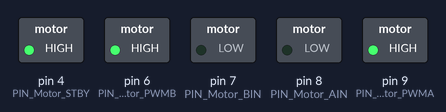
The sketch below on a simulated Arduino Uno, built with avr-gcc and run on an emulated ATmega328P. Shown: switched loads named in the sketch (green lamp = pin HIGH). What the sketch prints to the serial monitor is not drawn.

Above: at 0.1 s.
At 1.6 s:
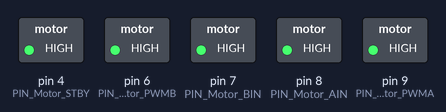
At 2.6 s:
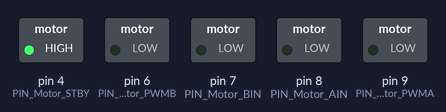
Timing chart, 0 to 4.1 s (numbered marks = the images above):
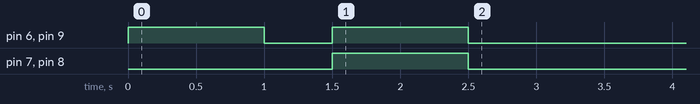

The sketch:

OwlBot_Code.ino
```cpp
//THIS ONE WORKS: motor type TB6612


/*
 * @Description: In User Settings Edit
 * @Author: HOU Changhua
 * @Date: 2019-07-10 16:46:17
 * @LastEditTime: 2019-10-14 17:54:21
 * @LastEditors: Please set LastEditors
 */


#include "ApplicationFunctionSet_xxx0.h"

ApplicationFunctionSet Application_FunctionSet;

/*
  Forward,       //(0)
  Backward,      //(1)
  Left,          //(2)
  Right,         //(3)
  LeftForward,   //(4)
  LeftBackward,  //(5)
  RightForward,  //(6)
  RightBackward, //(7)
  stop_it        //(8)
*/
void move(int dir, int spd) {
  Application_FunctionSet.move(dir, spd);
}
void forward(int spd){
  move(0, spd);
}
void back(int spd){
  move(1,spd);
}
void left(int spd){
  move(2,spd);
}
void right(int spd){
  move(3,spd);
}
void lForward(int spd){
  move(4,spd);
}
void lBack(int spd){
  move(5,spd);
}
void rForward(int spd){
  move(6,spd);
}
void rBack(int spd){
  move(7,spd);
}
void stop(){
  move(8, 0);
}


void setup()
{
  // put your setup code here, to run once:
  Application_FunctionSet.ApplicationFunctionSet_Init();
  forward(255); delay(1000); // goes forward at speed 255 for 1 second. Delay is in ms.

  stop(); delay(500);

  back(255); delay(1000);

  stop();

}

void loop()
{
  //put your main code here, to run repeatedly:
  //Application_FunctionSet.Test();
  //Application_FunctionSet.ApplicationFunctionSet_OwlBotMotionControl(1,200);
}
```

ApplicationFunctionSet_xxx0.cpp
```cpp
/*
   @Description: Application Function Set
   @Author: HOU Changhua
   @Date: 2019-07-12 18:30:51
   @LastEditTime: 2019-10-14 18:10:30
   @LastEditors: Please set LastEditors
*/

#include "ApplicationFunctionSet_xxx0.h"
#include "DeviceDriverSet_xxx0.h"

/*Hardware device member object*/
DeviceDriverSet_Motor AppMotor;

/*Motion direction control sequence*/
enum OwlBotMotionControl
{
  Forward,       //(1)
  Backward,      //(2)
  Left,          //(3)
  Right,         //(4)
  LeftForward,   //(5)
  LeftBackward,  //(6)
  RightForward,  //(7)
  RightBackward, //(8)
  stop_it        //(9)
};            //direction

void ApplicationFunctionSet::ApplicationFunctionSet_Init(void)
{
  Serial.begin(9600);
  AppMotor.DeviceDriverSet_Motor_Init();
  Serial.println("Hello World");
}

/*
  --------------------------------------------------------------------------------------------------------------------------------------------------------------------------------------------------------------------------------------
  @ Function prototype:   static void ApplicationFunctionSet_OwlBotMotionControl(OwlBotMotionControl direction, uint8_t speed)
  @ Functional function:  Owl Car motion state control
  @ Input parameters:     1# direction:Forward（1）、Backward（2）、 LeftForward（3）、RightForward（4）、LeftBackward（5）、RightBackward（6）、stop_it（6）
                        2# speed(0--255)
  @ Output parameters:    none
  @ Other Notes:          This is the static method of the applicationfunctionset layer < call the hardware driver layer devicedriverset > Motor > control interface implementation >
  $ Shenzhen, China:Elegoo & HOU Changhua & 2019-09
  --------------------------------------------------------------------------------------------------------------------------------------------------------------------------------------------------------------------------------------
*/
static void ApplicationFunctionSet_OwlBotMotionControl(OwlBotMotionControl direction, uint8_t speed)
{
  ApplicationFunctionSet Application_FunctionSet;
  switch (direction)
  {
    case /* constant-expression */ Forward:
      /* code */
      AppMotor.DeviceDriverSet_Motor_control(/*direction_A*/ direction_just, /*speed_A*/ speed,
          /*direction_B*/ direction_just, /*speed_B*/ speed, /*controlED*/ control_enable); //Motor control
      break;
    case /* constant-expression */ Backward:
      /* code */
      AppMotor.DeviceDriverSet_Motor_control(/*direction_A*/ direction_back, /*speed_A*/ speed,
          /*direction_B*/ direction_back, /*speed_B*/ speed, /*controlED*/ control_enable); //Motor control
      break;
    case /* constant-expression */ LeftForward:
      /* code */
      AppMotor.DeviceDriverSet_Motor_control(/*direction_A*/ direction_just, /*speed_A*/ speed,
          /*direction_B*/ direction_just, /*speed_B*/ speed- 130, /*controlED*/ control_enable); //Motor control
      break;
    case /* constant-expression */ RightForward:
      /* code */
      AppMotor.DeviceDriverSet_Motor_control(/*direction_A*/ direction_just, /*speed_A*/ speed- 130,
          /*direction_B*/ direction_just, /*speed_B*/ speed, /*controlED*/ control_enable); //Motor control
      break;
    case /* constant-expression */ LeftBackward:
      /* code */
      AppMotor.DeviceDriverSet_Motor_control(/*direction_A*/ direction_back, /*speed_A*/ speed,
                                           /*direction_B*/ direction_back, /*speed_B*/ speed - 130, /*controlED*/ control_enable); //Motor control
      break;
    case /* constant-expression */ RightBackward:
      /* code */
       AppMotor.DeviceDriverSet_Motor_control(/*direction_A*/ direction_back, /*speed_A*/ speed - 130,
                                           /*direction_B*/ direction_back, /*speed_B*/ speed, /*controlED*/ control_enable); //Motor control
      break;
    case /* constant-expression */ stop_it:
      /* code */
      AppMotor.DeviceDriverSet_Motor_control(/*direction_A*/ direction_void, /*speed_A*/ 0,
          /*direction_B*/ direction_void, /*speed_B*/ 0, /*controlED*/ control_enable); //Motor control
      break;
    default:
      break;
  }
}

void ApplicationFunctionSet::move(int dir, int spd){
  ApplicationFunctionSet_OwlBotMotionControl(dir, spd);
}


void ApplicationFunctionSet::Test(void)
{
  for(int i=0;i<=stop_it;i++)
{
  move(i, 255);
   delay(1000);
}
//  ApplicationFunctionSet_OwlBotMotionControl(Forward, 255);
//   delay(1000);
//  ApplicationFunctionSet_OwlBotMotionControl(Backward, 255);
//  delay(1000);
//  ApplicationFunctionSet_OwlBotMotionControl(LeftForward, 255);
//  delay(1000);
//  ApplicationFunctionSet_OwlBotMotionControl(RightForward, 255);
//  delay(1000);
//  ApplicationFunctionSet_OwlBotMotionControl(LeftBackward, 255);
//  delay(1000);
//  ApplicationFunctionSet_OwlBotMotionControl(RightBackward, 255);
//  delay(1000);
//  ApplicationFunctionSet_OwlBotMotionControl(stop_it, 255);
//  delay(1000);
}
```

ApplicationFunctionSet_xxx0.h
```cpp
/*
 * @Description: In User Settings Edit
 * @Author:  HOU Changhua
 * @Date: 2019-07-12 18:30:51
 * @LastEditTime: 2019-10-14 17:50:22
 * @LastEditors: Please set LastEditors
 */

#ifndef _ApplicationFunctionSet_xxx0_H_
#define _ApplicationFunctionSet_xxx0_H_

#include <arduino.h>
class ApplicationFunctionSet
{
public:
  void ApplicationFunctionSet_Init(void);
  void Test(void);
  void move(int, int);
};

#endif
```

DeviceDriverSet_xxx0.cpp
```cpp
/*
 * @Description: In User Settings Edit
 * @Author: HOU Changhua
 * @Date: 2019-07-11 13:40:52
 * @LastEditTime: 2019-10-14 17:58:16
 * @LastEditors: Please set LastEditors
 */

#include "DeviceDriverSet_xxx0.h"

/*Motor control*/
void DeviceDriverSet_Motor::DeviceDriverSet_Motor_Init(void)
{
  pinMode(PIN_Motor_STBY, OUTPUT);
  pinMode(PIN_Motor_PWMA, OUTPUT);
  pinMode(PIN_Motor_PWMB, OUTPUT);
  pinMode(PIN_Motor_AIN, OUTPUT);
  pinMode(PIN_Motor_BIN, OUTPUT);
}


/*
 Motor_control：AB / direction, speed
*/
void DeviceDriverSet_Motor::DeviceDriverSet_Motor_control(boolean direction_A, uint8_t speed_A, //A组电机参数
                                                          boolean direction_B, uint8_t speed_B, //B组电机参数
                                                          boolean controlED                     //AB使能允许 true
                                                          )                                     //电机控制
{
  //if (speed_A > speed_Max || speed_B > speed_Max) //大于最大输出速度量视为不合法值
  //  return;

  if (controlED == control_enable) //使能允许？
  {
    digitalWrite(PIN_Motor_STBY, HIGH); //开启

    { //A...右电机
      switch (direction_A)
      {
      case direction_just:
        digitalWrite(PIN_Motor_AIN, LOW);
        analogWrite(PIN_Motor_PWMA, speed_A);
        break;
      case direction_back:
        digitalWrite(PIN_Motor_AIN, HIGH);
        analogWrite(PIN_Motor_PWMA, speed_A);
        break;
      case direction_void:
        analogWrite(PIN_Motor_PWMA, 0);
        break;
      default:
        analogWrite(PIN_Motor_PWMA, 0);
        break;
      }
    }
    { //B...左电机
      switch (direction_B)
      {
      case direction_just:
        digitalWrite(PIN_Motor_BIN, LOW);
        analogWrite(PIN_Motor_PWMB, speed_B);
        break;
      case direction_back:
        digitalWrite(PIN_Motor_BIN, HIGH);
        analogWrite(PIN_Motor_PWMB, speed_B);
        break;
      case direction_void:
        analogWrite(PIN_Motor_PWMB, 0);
        break;
      default:
        analogWrite(PIN_Motor_PWMB, 0);
        break;
      }
    }
  }
  else
  {
    digitalWrite(PIN_Motor_STBY, LOW); //关闭
    analogWrite(PIN_Motor_PWMA, 0);
    analogWrite(PIN_Motor_PWMB, 0);
    return;
  }
}
```

DeviceDriverSet_xxx0.h
```cpp
/*
 * @Description: Device driven package set
 * @Author:  HOU Changhua
 * @Date: 2019-07-11 13:40:52
 * @LastEditTime: 2019-10-14 18:06:30
 * @LastEditors:
 */

#ifndef _DeviceDriverSet_xxx0_H_
#define _DeviceDriverSet_xxx0_H_

#include <arduino.h>

/*Motor*/
class DeviceDriverSet_Motor
{
public:
  void DeviceDriverSet_Motor_Init(void);
  void DeviceDriverSet_Motor_control(boolean direction_A, uint8_t speed_A, //motor A
                                     boolean direction_B, uint8_t speed_B, //motor B
                                     boolean controlED                     //enable
  );                                                                       //motor control
private:

#define PIN_Motor_STBY 4
#define PIN_Motor_PWMA 9
#define PIN_Motor_PWMB 6
#define PIN_Motor_AIN 8
#define PIN_Motor_BIN 7

public:
#define speed_Max 250
#define direction_just true
#define direction_back false
#define direction_void 3

#define Duration_enable true
#define Duration_disable false
#define control_enable true
#define control_disable false
};

#endif
```
